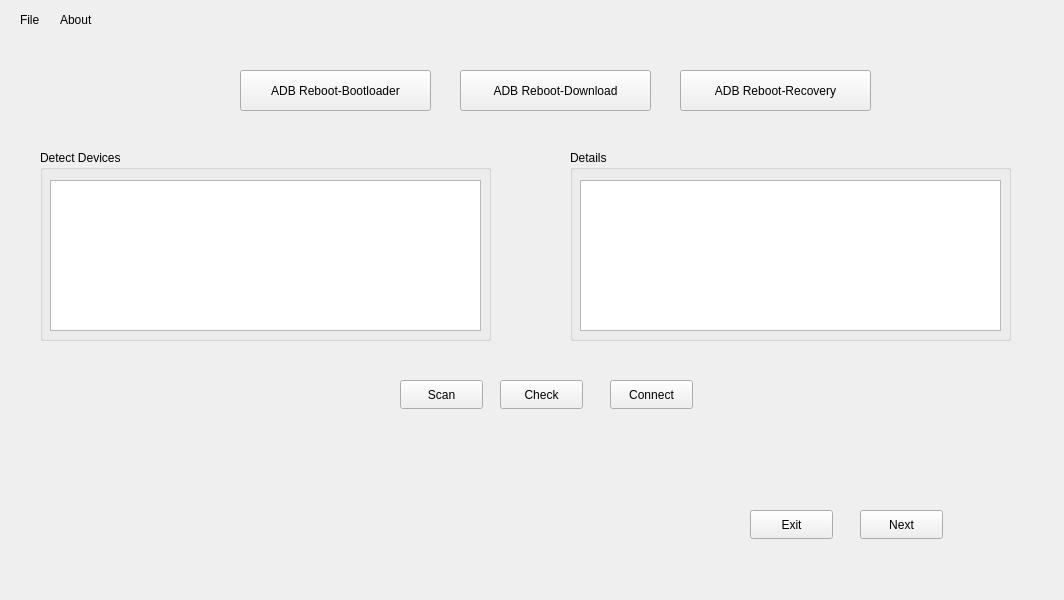
<?xml version="1.0" encoding="UTF-8"?>
<ui version="4.0">
 <class>Widget</class>
 <widget class="QWidget" name="Widget">
  <property name="geometry">
   <rect>
    <x>0</x>
    <y>0</y>
    <width>1064</width>
    <height>600</height>
   </rect>
  </property>
  <property name="windowTitle">
   <string>Widget</string>
  </property>
  <widget class="QPushButton" name="pushButton">
   <property name="geometry">
    <rect>
     <x>240</x>
     <y>70</y>
     <width>191</width>
     <height>41</height>
    </rect>
   </property>
   <property name="text">
    <string>ADB Reboot-Bootloader</string>
   </property>
  </widget>
  <widget class="QLabel" name="label">
   <property name="geometry">
    <rect>
     <x>20</x>
     <y>10</y>
     <width>63</width>
     <height>20</height>
    </rect>
   </property>
   <property name="text">
    <string>File</string>
   </property>
  </widget>
  <widget class="QLabel" name="label_2">
   <property name="geometry">
    <rect>
     <x>60</x>
     <y>10</y>
     <width>63</width>
     <height>20</height>
    </rect>
   </property>
   <property name="text">
    <string>About</string>
   </property>
  </widget>
  <widget class="QPushButton" name="pushButton_2">
   <property name="geometry">
    <rect>
     <x>460</x>
     <y>70</y>
     <width>191</width>
     <height>41</height>
    </rect>
   </property>
   <property name="text">
    <string>ADB Reboot-Download</string>
   </property>
  </widget>
  <widget class="QPushButton" name="pushButton_3">
   <property name="geometry">
    <rect>
     <x>680</x>
     <y>70</y>
     <width>191</width>
     <height>41</height>
    </rect>
   </property>
   <property name="text">
    <string>ADB Reboot-Recovery</string>
   </property>
  </widget>
  <widget class="QGroupBox" name="groupBox">
   <property name="geometry">
    <rect>
     <x>40</x>
     <y>150</y>
     <width>451</width>
     <height>191</height>
    </rect>
   </property>
   <property name="title">
    <string>Detect Devices</string>
   </property>
   <widget class="QColumnView" name="devicesView">
    <property name="geometry">
     <rect>
      <x>10</x>
      <y>30</y>
      <width>431</width>
      <height>151</height>
     </rect>
    </property>
   </widget>
  </widget>
  <widget class="QGroupBox" name="groupBox_2">
   <property name="geometry">
    <rect>
     <x>570</x>
     <y>150</y>
     <width>441</width>
     <height>191</height>
    </rect>
   </property>
   <property name="title">
    <string>Details</string>
   </property>
   <widget class="QListView" name="detailsView">
    <property name="geometry">
     <rect>
      <x>10</x>
      <y>30</y>
      <width>421</width>
      <height>151</height>
     </rect>
    </property>
   </widget>
  </widget>
  <widget class="QPushButton" name="pushButton_4">
   <property name="geometry">
    <rect>
     <x>400</x>
     <y>380</y>
     <width>83</width>
     <height>29</height>
    </rect>
   </property>
   <property name="text">
    <string>Scan</string>
   </property>
  </widget>
  <widget class="QPushButton" name="pushButton_5">
   <property name="geometry">
    <rect>
     <x>500</x>
     <y>380</y>
     <width>83</width>
     <height>29</height>
    </rect>
   </property>
   <property name="text">
    <string>Check</string>
   </property>
  </widget>
  <widget class="QPushButton" name="pushButton_6">
   <property name="geometry">
    <rect>
     <x>610</x>
     <y>380</y>
     <width>83</width>
     <height>29</height>
    </rect>
   </property>
   <property name="text">
    <string>Connect</string>
   </property>
  </widget>
  <widget class="QPushButton" name="pushButton_7">
   <property name="geometry">
    <rect>
     <x>750</x>
     <y>510</y>
     <width>83</width>
     <height>29</height>
    </rect>
   </property>
   <property name="text">
    <string>Exit</string>
   </property>
  </widget>
  <widget class="QPushButton" name="pushButton_8">
   <property name="geometry">
    <rect>
     <x>860</x>
     <y>510</y>
     <width>83</width>
     <height>29</height>
    </rect>
   </property>
   <property name="text">
    <string>Next</string>
   </property>
  </widget>
 </widget>
 <resources/>
 <connections/>
</ui>
